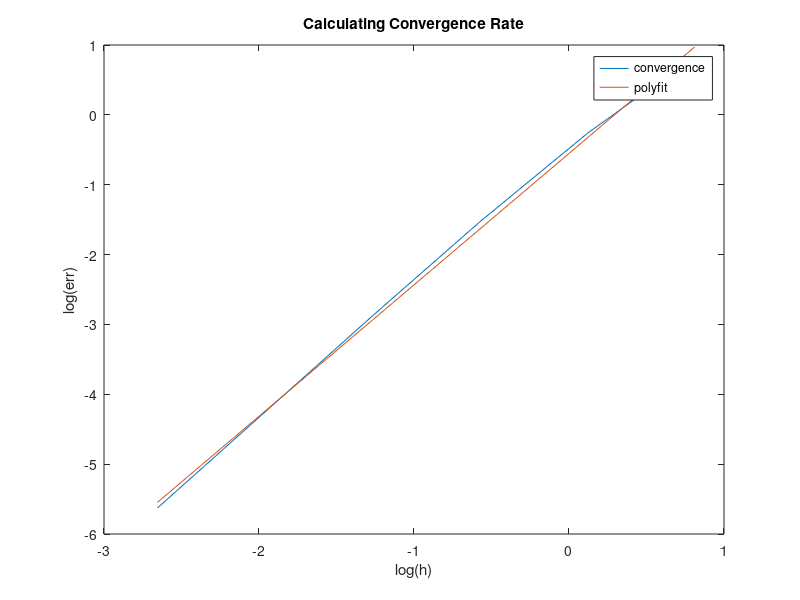

Source code (MATLAB):
% Plotting the log error

err = fliplr(log([2.3102 0.7667 0.2162 0.0562 0.0142 0.0036]));
h = fliplr(log([2.25 1.125 0.5625 0.281250 0.140625 0.070312]));
p = polyfit(h, err, 1); % Fit to a line
P = polyval(p, h);
disp(p(1))

set(gcf, 'color', 'w')
plot(h, err, h, P)
title('Calculating Convergence Rate')
xlabel('log(h)')
ylabel('log(err)')
legend('convergence', 'polyfit')


